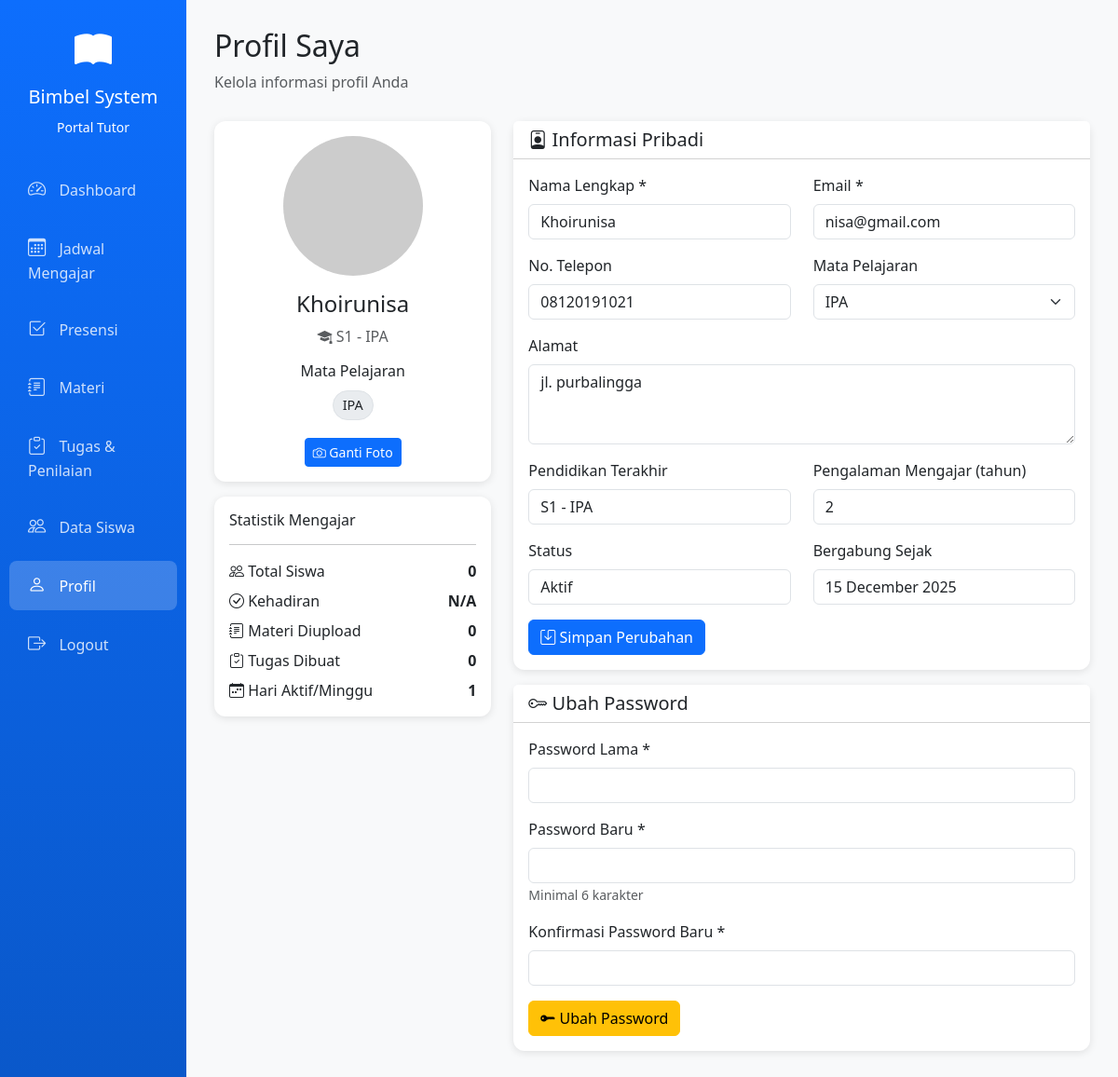
Screenshot of /tutor/profil.php (signed in) with the database file from the repository.
### tables this page shows
CREATE TABLE `tutor` (
  `id_tutor` int NOT NULL,
  `nama_tutor` varchar(100) NOT NULL,
  `email` varchar(100) NOT NULL,
  `telepon` varchar(20) DEFAULT NULL,
  `id_mapel` int NOT NULL,
  `pendidikan` varchar(100) NOT NULL,
  `pengalaman` int NOT NULL,
  `alamat` text NOT NULL,
  `status` enum('aktif','nonaktif','cuti') DEFAULT 'aktif',
  `created_at` timestamp NULL DEFAULT CURRENT_TIMESTAMP,
  `foto` varchar(255) DEFAULT NULL
);

CREATE TABLE `mapel` (
  `id_mapel` int NOT NULL,
  `nama_mapel` varchar(50) DEFAULT NULL,
  `kode_mapel` varchar(20) DEFAULT NULL,
  `jenjang` enum('SD','SMP','SMA') DEFAULT NULL,
  `kurikulum` varchar(50) DEFAULT NULL,
  `deskripsi` text,
  `status` enum('Aktif','Nonaktif') DEFAULT 'Aktif',
  `created_at` timestamp NULL DEFAULT CURRENT_TIMESTAMP,
  `updated_at` datetime DEFAULT NULL
);

### tutor/profil.php (the view, shortened to what this page needs)
<?php
require "../config.php";
$id_tutor = $_SESSION['id_tutor'];
$query = "
    SELECT
        t.*,
        m.nama_mapel,
        m.id_mapel
    FROM tutor t
    LEFT JOIN mapel m ON t.id_mapel = m.id_mapel
    WHERE t.id_tutor = '$id_tutor'
";
$mapelQuery = mysqli_query($conn, "SELECT * FROM mapel WHERE status = 'aktif' ORDER BY nama_mapel ASC");
$mapelList = [];
while ($row = mysqli_fetch_assoc($mapelQuery)) {
    $mapelList[] = $row;
}
$result = mysqli_query($conn, $query);
$tutor = mysqli_fetch_assoc($result);
$jumlah_siswa_query = mysqli_query($conn, "
    SELECT COUNT(DISTINCT s.id_siswa) as total_siswa
    FROM siswa s
    INNER JOIN kelas k ON s.id_kelas = k.id_kelas
    WHERE k.id_tutor = '$id_tutor' AND s.status_aktif = 'aktif'
");
$jumlah_siswa_row = mysqli_fetch_assoc($jumlah_siswa_query);
$jumlah_siswa = $jumlah_siswa_row['total_siswa'] ?? 0;
$kelas_minggu_query = mysqli_query($conn, "
    SELECT COUNT(DISTINCT DAYOFWEEK(tanggal)) as hari_aktif
    FROM jadwal
    WHERE id_tutor = '$id_tutor'
    AND status = 'aktif'
    AND tanggal >= DATE_SUB(NOW(), INTERVAL 7 DAY)
");
$kelas_minggu_row = mysqli_fetch_assoc($kelas_minggu_query);
$kelas_minggu = $kelas_minggu_row['hari_aktif'] ?? 0;
$materi_count = 0;
$res = mysqli_query($conn, "SELECT COUNT(*) AS total FROM materi WHERE id_tutor = '$id_tutor'");
if ($res) {
    $materi_row = mysqli_fetch_assoc($res);
    $materi_count = $materi_row['total'] ?? 0;
}
$tugas_count = 0;
$res2 = mysqli_query($conn, "SELECT COUNT(*) AS total FROM tugas WHERE id_tutor = '$id_tutor'");
if ($res2) {
    $tugas_row = mysqli_fetch_assoc($res2);
    $tugas_count = $tugas_row['total'] ?? 0;
}
$kehadiran_pct = 'N/A';
$display = function ($key) use ($tutor) {
    return htmlspecialchars($tutor[$key] ?? '', ENT_QUOTES);
};
?>
<!DOCTYPE html>
<html lang="id">
<head>
    <link href="https://cdn.jsdelivr.net/npm/bootstrap@5.3.0/dist/css/bootstrap.min.css" rel="stylesheet">
    <link rel="stylesheet" href="https://cdn.jsdelivr.net/npm/bootstrap-icons@1.10.0/font/bootstrap-icons.css">
    <link rel="stylesheet" href="../assets/css/style.css">
</head>
<body>
    <div class="container-fluid">
        <div class="row">
            <div class="col-md-2 sidebar p-0">
                <div class="text-center text-white py-4">
                    <i class="bi bi-book-fill" style="font-size: 2.5rem;"></i>
                    <h5 class="mt-2">Bimbel System</h5>
                    <small>Portal Tutor</small>
                </div>
                <nav class="nav flex-column">
                    <a class="nav-link" href="dashboard.php"><i class="bi bi-speedometer2"></i> Dashboard</a>
                    <a class="nav-link" href="jadwal.php"><i class="bi bi-calendar3"></i> Jadwal Mengajar</a>
                    <a class="nav-link" href="presensi.php"><i class="bi bi-check2-square"></i> Presensi</a>
                    <a class="nav-link" href="materi.php"><i class="bi bi-journal-text"></i> Materi</a>
                    <a class="nav-link" href="tugas.php"><i class="bi bi-clipboard-check"></i> Tugas & Penilaian</a>
                    <a class="nav-link" href="siswa.php"><i class="bi bi-people"></i> Data Siswa</a>
                    <a class="nav-link active" href="profil.php"><i class="bi bi-person"></i> Profil</a>
                    <a class="nav-link" href="../logout.php"><i class="bi bi-box-arrow-right"></i> Logout</a>
                </nav>
            </div>
            <div class="col-md-10 content-wrapper">
                <div class="page-header">
                    <h2>Profil Saya</h2>
                    <p class="text-muted">Kelola informasi profil Anda</p>
                </div>
                <div class="row">
                    <div class="col-md-4">
                        <div class="card text-center">
                            <div class="card-body">
                                <?php
                                $foto_path = !empty($tutor['foto']) ? "../" . $tutor['foto'] : "https://ui-avatars.com/api/?name=" . urlencode($tutor['nama_tutor']) . "&size=150&background=0D6EFD&color=fff";
                                ?>
                                <img src="<?= htmlspecialchars($foto_path) ?>" class="rounded-circle profile-img mb-3" alt="Profile">
                                <h4><?= $display('nama_tutor') ?></h4>
                                <p class="text-muted">
                                    <i class="bi bi-mortarboard-fill"></i>
                                    <?= $display('pendidikan') ?>
                                </p>
                                <div class="mb-3">
                                    <h6>Mata Pelajaran</h6>
                                    <?php if (!empty($tutor['nama_mapel'])): ?>
                                        <span class="mapel-badge"><?= $display('nama_mapel') ?></span>
                                    <?php else: ?>
                                        <span class="text-muted">Belum ada mata pelajaran</span>
                                    <?php endif; ?>
                                </div>
                                <button class="btn btn-primary btn-sm" data-bs-toggle="modal" data-bs-target="#uploadFotoModal">
                                    <i class="bi bi-camera"></i> Ganti Foto
                                </button>
                            </div>
                        </div>
                        <div class="card mt-3">
                            <div class="card-body">
                                <h6>Statistik Mengajar</h6>
                                <hr>
                                <div class="d-flex justify-content-between mb-2">
                                    <span><i class="bi bi-people"></i> Total Siswa</span>
                                    <strong><?= number_format($jumlah_siswa) ?></strong>
                                </div>
                                <div class="d-flex justify-content-between mb-2">
                                    <span><i class="bi bi-check-circle"></i> Kehadiran</span>
                                    <strong><?= $kehadiran_pct ?></strong>
                                </div>
                                <div class="d-flex justify-content-between mb-2">
                                    <span><i class="bi bi-journal-text"></i> Materi Diupload</span>
                                    <strong><?= number_format($materi_count) ?></strong>
                                </div>
                                <div class="d-flex justify-content-between mb-2">
                                    <span><i class="bi bi-clipboard-check"></i> Tugas Dibuat</span>
                                    <strong><?= number_format($tugas_count) ?></strong>
                                </div>
                                <div class="d-flex justify-content-between">
                                    <span><i class="bi bi-calendar-week"></i> Hari Aktif/Minggu</span>
                                    <strong><?= number_format($kelas_minggu) ?></strong>
                                </div>
                            </div>
                        </div>
                    </div>
                    <div class="col-md-8">
                        <div class="card">
                            <div class="card-header bg-white">
                                <h5 class="mb-0"><i class="bi bi-person-badge"></i> Informasi Pribadi</h5>
                            </div>
                            <div class="card-body">
                                <form method="post" action="profil.php">
                                    <div class="row mb-3">
                                        <div class="col-md-6">
                                            <label class="form-label">Nama Lengkap *</label>
                                            <input type="text" name="nama_tutor" class="form-control" value="<?= $display('nama_tutor') ?>" required>
                                        </div>
                                        <div class="col-md-6">
                                            <label class="form-label">Email *</label>
                                            <input type="email" name="email" class="form-control" value="<?= $display('email') ?>" required>
                                        </div>
                                    </div>
                                    <div class="row mb-3">
                                        <div class="col-md-6">
                                            <label class="form-label">No. Telepon</label>
                                            <input type="tel" name="telepon" class="form-control" value="<?= $display('telepon') ?>">
                                        </div>
                                        <div class="col-md-6">
                                            <label class="form-label">Mata Pelajaran</label>
                                            <select name="id_mapel" class="form-select">
                                                <?php foreach ($mapelList as $mapel): ?>
                                                    <option value="<?= $mapel['id_mapel'] ?>"
                                                        <?= ($tutor['id_mapel'] == $mapel['id_mapel']) ? 'selected' : '' ?>>
                                                        <?= htmlspecialchars($mapel['nama_mapel']) ?>
                                                    </option>
                                                <?php endforeach; ?>
                                            </select>
                                        </div>
                                    </div>
                                    <div class="mb-3">
                                        <label class="form-label">Alamat</label>
                                        <textarea name="alamat" class="form-control" rows="3"><?= $display('alamat') ?></textarea>
                                    </div>
                                    <div class="row mb-3">
                                        <div class="col-md-6">
                                            <label class="form-label">Pendidikan Terakhir</label>
                                            <input type="text" name="pendidikan" class="form-control" value="<?= $display('pendidikan') ?>">
                                        </div>
                                        <div class="col-md-6">
                                            <label class="form-label">Pengalaman Mengajar (tahun)</label>
                                            <input type="text" name="pengalaman" class="form-control" value="<?= $display('pengalaman') ?>">
                                        </div>
                                    </div>
                                    <div class="row mb-3">
                                        <div class="col-md-6">
                                            <label class="form-label">Status</label>
                                            <input type="text" class="form-control" value="<?= ($tutor['status'] == 'aktif') ? 'Aktif' : 'Tidak Aktif' ?>" readonly>
                                        </div>
                                        <div class="col-md-6">
                                            <label class="form-label">Bergabung Sejak</label>
                                            <input type="text" class="form-control" value="<?= date('d F Y', strtotime($tutor['created_at'])) ?>" readonly>
                                        </div>
                                    </div>
                                    <button type="submit" class="btn btn-primary">
                                        <i class="bi bi-save"></i> Simpan Perubahan
                                    </button>
                                </form>
                            </div>
                        </div>
                        <div class="card mt-3">
                            <div class="card-header bg-white">
                                <h5 class="mb-0"><i class="bi bi-key"></i> Ubah Password</h5>
                            </div>
                            <div class="card-body">
                                <form method="post" action="profil.php">
                                    <div class="mb-3">
                                        <label class="form-label">Password Lama *</label>
                                        <input type="password" name="current_password" class="form-control" required>
                                    </div>
                                    <div class="mb-3">
                                        <label class="form-label">Password Baru *</label>
                                        <input type="password" name="new_password" class="form-control" required minlength="6">
                                        <small class="text-muted">Minimal 6 karakter</small>
                                    </div>
                                    <div class="mb-3">
                                        <label class="form-label">Konfirmasi Password Baru *</label>
                                        <input type="password" name="confirm_password" class="form-control" required>
                                    </div>
                                    <button type="submit" class="btn btn-warning">
                                        <i class="bi bi-key-fill"></i> Ubah Password
                                    </button>
                                </form>
                            </div>
                        </div>
                    </div>
                </div>
            </div>
        </div>
    </div>
</body>
</html>

### assets/css/style.css (style rules this page uses)
body { font-family: 'Segoe UI', Tahoma, Geneva, Verdana, sans-serif; }
.sidebar { min-height: 100vh; background: linear-gradient(180deg, #0d6efd 0%, #0a58ca 100%); }
.sidebar .nav-link { color: rgba(255, 255, 255, 0.8); padding: 12px 20px; margin: 5px 10px; border-radius: 8px; transition: all 0.3s; }
.sidebar .nav-link:hover, .sidebar .nav-link.active { background-color: rgba(255, 255, 255, 0.2); color: white; }
.sidebar .nav-link i { margin-right: 10px; font-size: 1.2rem; }
.card { border: none; border-radius: 12px; box-shadow: 0 2px 8px rgba(0, 0, 0, 0.1); transition: transform 0.3s; }
.content-wrapper { padding: 30px; background-color: #f8f9fa; min-height: 100vh; }
.page-header { margin-bottom: 30px; }

### tutor/profil.php (style rules this page uses)
.profile-img { width: 150px; height: 150px; object-fit: cover; }
.mapel-badge { display: inline-block; padding: 4px 10px; margin: 3px; background: #e9ecef; border: 1px solid #dee2e6; border-radius: 20px; font-size: 0.9em; }

### rows the page displays
tutor: nama_tutor "Khoirunisa", pendidikan "S1 - IPA", id_mapel.nama_mapel "IPA", email "nisa@gmail.com", telepon "08120191021", alamat "jl. purbalingga", pengalaman "2", status "Aktif", created_at "15 December 2025"

### other values shown
$jumlah_siswa "0"
$kehadiran_pct "N/A"
$materi_count "0"
$tugas_count "0"
$kelas_minggu "1"
form field id_mapel "IPA"
